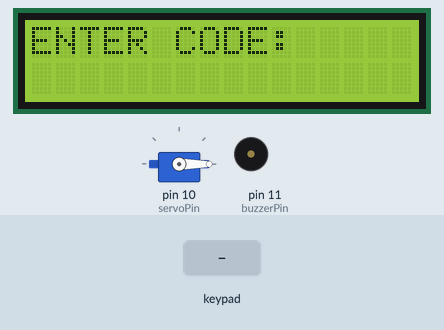
Recording of a sketch running on a simulated Arduino Uno, built with avr-gcc and run on an emulated ATmega328P. Shown: 16×2 character LCD, servo, buzzer (waves = sounding). Inputs (shaded band) come from the test bench. What the sketch prints to the serial monitor is not drawn.

Above: at 1.2 s.
1.3 s: keypad keys 1 3 7 9 # pressed 0.4 s apart
At 3.7 s:
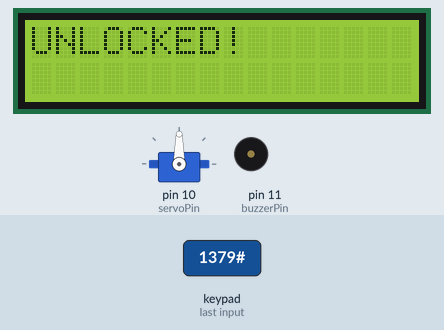
4.8 s: key '#' pressed
At 6.4 s:
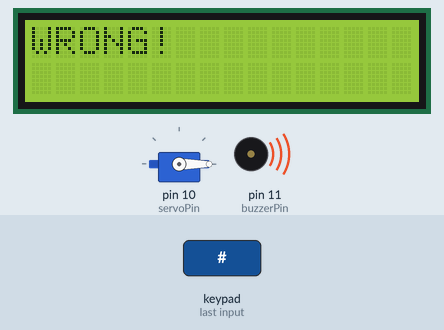
7.8 s: key '*' pressed
At 8.2 s:
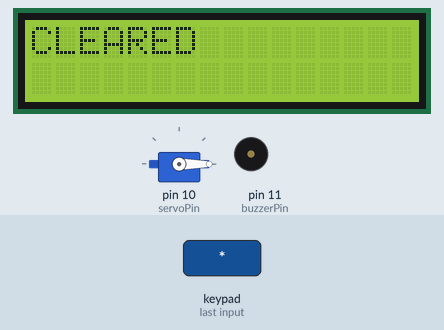
9.8 s: keypad keys 1 3 7 9 A pressed 0.4 s apart
At 12.8 s:
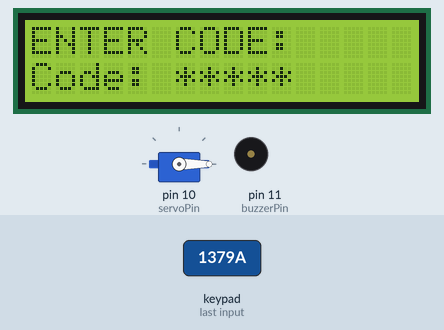
13.3 s: keypad keys 1 3 7 9 D pressed 0.4 s apart
At 15.6 s:
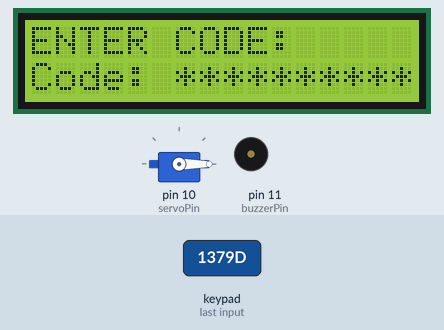
Timing chart, 0 to 17.1 s (numbered marks = the images above; inputs shaded):
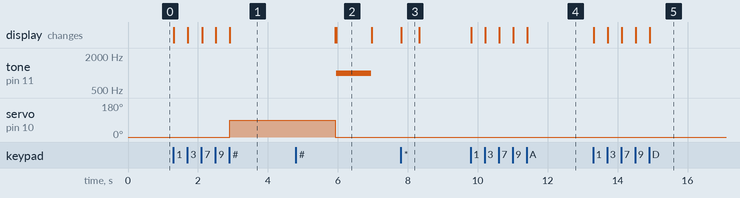

Measured:
- after the input at 1.3 s, servo on pin 10 (servoPin): 0° → 90° after 1.6 s; the display: first changes at once (image 1 shows a later state)
- after the input at 4.8 s, tone on pin 11 (buzzerPin): silent → 1000 Hz after 1.2 s, → silent 1.0 s later; the display: first differs from a run without the input after 1.2 s (image 2)
- after the input at 7.8 s, the display: changes at once (image 3)
- after the input at 9.8 s, the display: first changes at once (image 4 shows a later state)
- after the input at 13.3 s, the display: first changes at once (image 5 shows a later state)
- what the display in image 2 shows lasts 1.0 s, from 6.0 s to 7.0 s
- what the display in image 3 shows lasts 0.5 s, from 7.8 s to 8.3 s

The sketch:

smart_door_lock_with_keypad_and_servo.ino
```cpp
#include <Keypad.h>
#include <Servo.h>
#include <Wire.h>
#include <LiquidCrystal_I2C.h>

// Setting up LCD
LiquidCrystal_I2C lcd(0x27, 16, 2);

// Setup Servo
Servo myServo;

// Setup Keypad
const byte ROWS = 4;
const byte COLS = 4;
char keys[ROWS][COLS] = {
  {'1','2','3','A'},
  {'4','5','6','B'},
  {'7','8','9','C'},
  {'*','0','#','D'}
};
byte rowPins[ROWS] = {2, 3, 4, 5};
byte colPins[COLS] = {6, 7, 8, 9};

Keypad keypad = Keypad(makeKeymap(keys), rowPins, colPins, ROWS, COLS);


const int servoPin = 10;
const int buzzerPin = 11;

String secretCode = "1379";
String enteredCode = "";

void setup() {
  // Start LCD
  lcd.init();
  lcd.backlight();
  lcd.setCursor(0, 0);
  lcd.print("ENTER CODE:");

  // Servo setup
  myServo.attach(servoPin);
  myServo.write(0); // Locked

  // Buzzer setup
  pinMode(buzzerPin, OUTPUT);

  Serial.begin(9600);
}

void loop() {
  char key = keypad.getKey();

  if (key) {
    Serial.print("Key: ");
    Serial.println(key);

    if (key == '#') {
      if (enteredCode == secretCode) {
        lcd.clear();
        lcd.print("UNLOCKED!");
        myServo.write(90); // Open
        delay(3000);
        myServo.write(0);  // Lock again
        lcd.clear();
        lcd.print("ENTER CODE:");
      } else {
        lcd.clear();
        lcd.print("WRONG!");
        tone(buzzerPin, 1000, 1000);
        delay(1000);
        lcd.clear();
        lcd.print("ENTER CODE:");
      }
      enteredCode = ""; // Reset code
    }
    else if (key == '*') {
      enteredCode = "";
      lcd.clear();
      lcd.print("CLEARED");
      delay(500);
      lcd.clear();
      lcd.print("ENTER CODE:");
    }
    else {
      enteredCode += key;
      lcd.setCursor(0, 1);
      lcd.print("Code: ");
      for (unsigned int i = 0; i < enteredCode.length(); i++) lcd.print("*");
    }
  }
}
```
